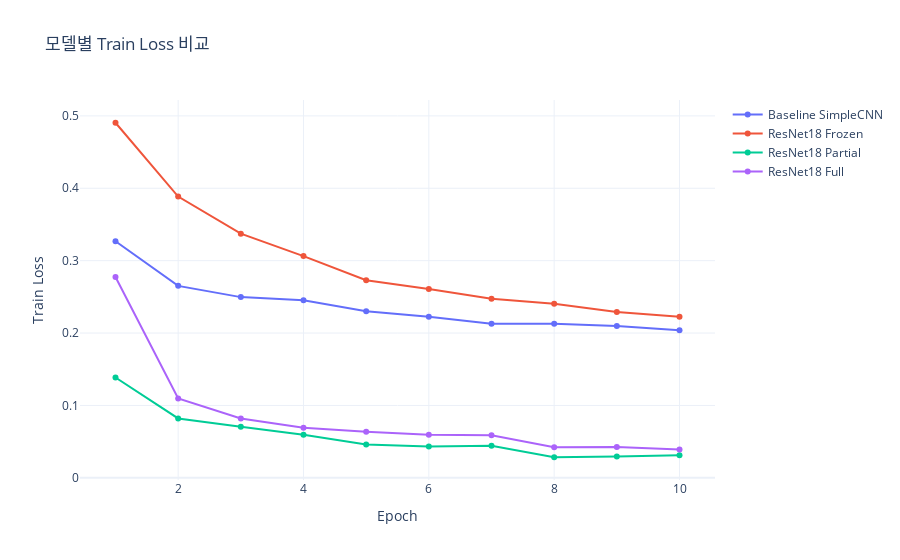
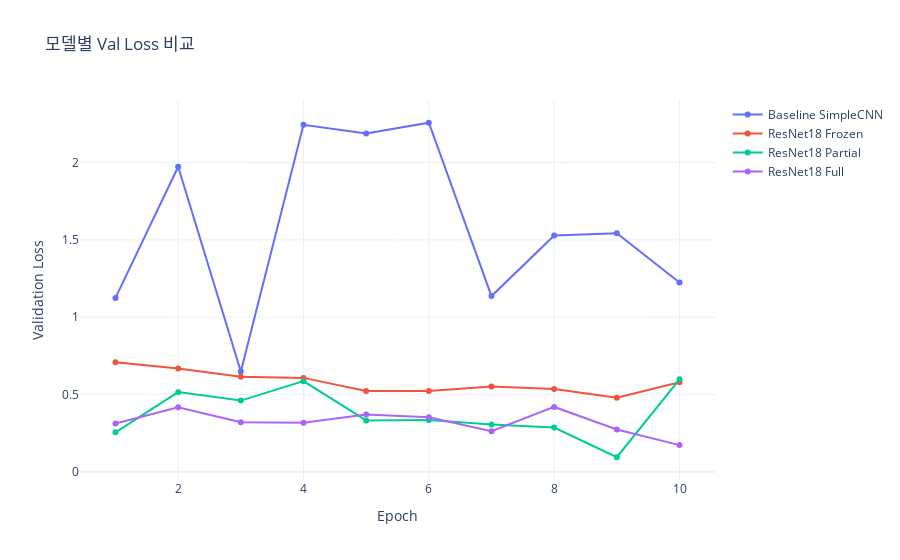

Source (notebook cell) for these figures, in order:
### Code cell
histories = {
    "Baseline SimpleCNN": history_baseline,
    "ResNet18 Frozen": history_frozen,
    "ResNet18 Partial": history_partial,
    "ResNet18 Full": history_full,
}


def plot_train_loss_only(histories):
    """모델별 Train Loss만 비교하는 라인 차트"""
    fig = go.Figure()

    for name, h in histories.items():
        epochs = list(range(1, len(h["train_loss"]) + 1))

        fig.add_trace(
            go.Scatter(
                x=epochs,
                y=h["train_loss"],
                mode="lines+markers",
                name=name
            )
        )

    fig.update_layout(
        title="모델별 Train Loss 비교",
        xaxis_title="Epoch",
        yaxis_title="Train Loss",
        template="plotly_white",
    )
    fig.show()

def plot_val_loss_only(histories):
    """모델별 Val Loss만 비교하는 라인 차트"""
    fig = go.Figure()

    for name, h in histories.items():
        epochs = list(range(1, len(h["val_loss"]) + 1))

        fig.add_trace(
            go.Scatter(
                x=epochs,
                y=h["val_loss"],
                mode="lines+markers",
                name=name
            )
        )

    fig.update_layout(
        title="모델별 Val Loss 비교",
        xaxis_title="Epoch",
        yaxis_title="Validation Loss",
        template="plotly_white",
    )
    fig.show()


plot_train_loss_only(histories)
plot_val_loss_only(histories)

### Figure 1 — Plotly figure (JSON) as saved in the notebook; plotly's stock layout.template omitted (floating-point values rounded to 4 significant figures)
{"data": [{"mode": "lines+markers", "name": "Baseline SimpleCNN", "type": "scatter", "x": [1, 2, 3, 4, 5, 6, 7, 8, 9, 10], "y": [0.3268, 0.2652, 0.2497, 0.2454, 0.2302, 0.2226, 0.213, 0.2127, 0.2099, 0.204]}, {"mode": "lines+markers", "name": "ResNet18 Frozen", "type": "scatter", "x": [1, 2, 3, 4, 5, 6, 7, 8, 9, 10], "y": [0.4905, 0.3885, 0.3372, 0.3063, 0.2729, 0.2608, 0.2474, 0.2406, 0.2291, 0.2226]}, {"mode": "lines+markers", "name": "ResNet18 Partial", "type": "scatter", "x": [1, 2, 3, 4, 5, 6, 7, 8, 9, 10], "y": [0.1387, 0.08205, 0.07067, 0.05961, 0.04616, 0.04344, 0.0443, 0.02845, 0.02957, 0.03105]}, {"mode": "lines+markers", "name": "ResNet18 Full", "type": "scatter", "x": [1, 2, 3, 4, 5, 6, 7, 8, 9, 10], "y": [0.2775, 0.1097, 0.082, 0.06917, 0.06372, 0.05966, 0.05872, 0.04223, 0.04246, 0.03907]}], "layout": {"title": {"text": "모델별 Train Loss 비교"}, "xaxis": {"title": {"text": "Epoch"}}, "yaxis": {"title": {"text": "Train Loss"}}}}

### Figure 2 — Plotly figure (JSON) as saved in the notebook; plotly's stock layout.template omitted (floating-point values rounded to 4 significant figures)
{"data": [{"mode": "lines+markers", "name": "Baseline SimpleCNN", "type": "scatter", "x": [1, 2, 3, 4, 5, 6, 7, 8, 9, 10], "y": [1.125, 1.973, 0.6487, 2.244, 2.189, 2.258, 1.137, 1.528, 1.543, 1.224]}, {"mode": "lines+markers", "name": "ResNet18 Frozen", "type": "scatter", "x": [1, 2, 3, 4, 5, 6, 7, 8, 9, 10], "y": [0.7083, 0.6689, 0.6146, 0.6075, 0.523, 0.5233, 0.552, 0.5357, 0.4795, 0.579]}, {"mode": "lines+markers", "name": "ResNet18 Partial", "type": "scatter", "x": [1, 2, 3, 4, 5, 6, 7, 8, 9, 10], "y": [0.2553, 0.5153, 0.4606, 0.5863, 0.332, 0.3354, 0.3053, 0.2866, 0.09413, 0.5979]}, {"mode": "lines+markers", "name": "ResNet18 Full", "type": "scatter", "x": [1, 2, 3, 4, 5, 6, 7, 8, 9, 10], "y": [0.3129, 0.4169, 0.3206, 0.3172, 0.3714, 0.3535, 0.2622, 0.4196, 0.2742, 0.1727]}], "layout": {"title": {"text": "모델별 Val Loss 비교"}, "xaxis": {"title": {"text": "Epoch"}}, "yaxis": {"title": {"text": "Validation Loss"}}}}
